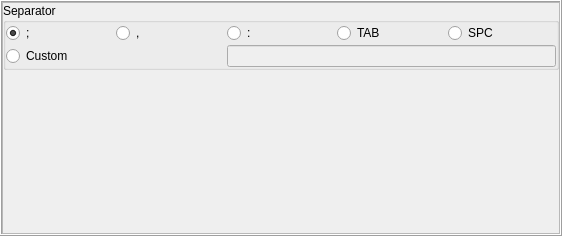
<?xml version="1.0" encoding="UTF-8"?>
<ui version="4.0">
 <class>CSVWriterConfigPanelGUI</class>
 <widget class="QFrame" name="CSVWriterConfigPanelGUI">
  <property name="geometry">
   <rect>
    <x>0</x>
    <y>0</y>
    <width>562</width>
    <height>236</height>
   </rect>
  </property>
  <property name="windowTitle">
   <string/>
  </property>
  <property name="frameShape">
   <enum>QFrame::Box</enum>
  </property>
  <property name="frameShadow">
   <enum>QFrame::Raised</enum>
  </property>
  <layout class="QVBoxLayout" name="verticalLayout">
   <property name="spacing">
    <number>2</number>
   </property>
   <property name="leftMargin">
    <number>0</number>
   </property>
   <property name="topMargin">
    <number>0</number>
   </property>
   <property name="rightMargin">
    <number>0</number>
   </property>
   <property name="bottomMargin">
    <number>0</number>
   </property>
   <item>
    <layout class="QGridLayout" name="gridLayout">
     <property name="sizeConstraint">
      <enum>QLayout::SetMaximumSize</enum>
     </property>
     <property name="leftMargin">
      <number>0</number>
     </property>
     <property name="topMargin">
      <number>0</number>
     </property>
     <property name="rightMargin">
      <number>0</number>
     </property>
     <property name="bottomMargin">
      <number>0</number>
     </property>
     <property name="spacing">
      <number>3</number>
     </property>
     <item row="0" column="0" rowspan="2" colspan="2">
      <widget class="QFrame" name="frame">
       <property name="frameShape">
        <enum>QFrame::StyledPanel</enum>
       </property>
       <property name="frameShadow">
        <enum>QFrame::Raised</enum>
       </property>
       <layout class="QVBoxLayout" name="verticalLayout_2">
        <property name="spacing">
         <number>2</number>
        </property>
        <property name="leftMargin">
         <number>0</number>
        </property>
        <property name="topMargin">
         <number>0</number>
        </property>
        <property name="rightMargin">
         <number>0</number>
        </property>
        <property name="bottomMargin">
         <number>0</number>
        </property>
        <item alignment="Qt::AlignTop">
         <widget class="QGroupBox" name="groupBox">
          <property name="title">
           <string>Separator</string>
          </property>
          <layout class="QGridLayout" name="gridLayout_3" rowstretch="0,0">
           <property name="leftMargin">
            <number>0</number>
           </property>
           <property name="topMargin">
            <number>0</number>
           </property>
           <property name="rightMargin">
            <number>0</number>
           </property>
           <property name="bottomMargin">
            <number>0</number>
           </property>
           <property name="spacing">
            <number>2</number>
           </property>
           <item row="0" column="2">
            <widget class="QRadioButton" name="mSeparatorColonBtn">
             <property name="text">
              <string>:</string>
             </property>
             <attribute name="buttonGroup">
              <string notr="true">mSeparatorGroup</string>
             </attribute>
            </widget>
           </item>
           <item row="0" column="4" alignment="Qt::AlignLeft">
            <widget class="QRadioButton" name="mSeparatorSpaceBtn">
             <property name="text">
              <string>SPC</string>
             </property>
             <attribute name="buttonGroup">
              <string notr="true">mSeparatorGroup</string>
             </attribute>
            </widget>
           </item>
           <item row="0" column="3" alignment="Qt::AlignLeft">
            <widget class="QRadioButton" name="mSeparatorTabBtn">
             <property name="text">
              <string>TAB</string>
             </property>
             <attribute name="buttonGroup">
              <string notr="true">mSeparatorGroup</string>
             </attribute>
            </widget>
           </item>
           <item row="0" column="0">
            <widget class="QRadioButton" name="mSeparatorSemicolonBtn">
             <property name="text">
              <string>;</string>
             </property>
             <property name="checked">
              <bool>true</bool>
             </property>
             <attribute name="buttonGroup">
              <string notr="true">mSeparatorGroup</string>
             </attribute>
            </widget>
           </item>
           <item row="0" column="1">
            <widget class="QRadioButton" name="mSeparatorCommaBtn">
             <property name="text">
              <string>,</string>
             </property>
             <attribute name="buttonGroup">
              <string notr="true">mSeparatorGroup</string>
             </attribute>
            </widget>
           </item>
           <item row="1" column="0" colspan="2">
            <widget class="QRadioButton" name="mSeparatorCustomBtn">
             <property name="text">
              <string>Custom</string>
             </property>
             <attribute name="buttonGroup">
              <string notr="true">mSeparatorGroup</string>
             </attribute>
            </widget>
           </item>
           <item row="1" column="2" colspan="3">
            <widget class="QLineEdit" name="mSeparatorCustomTxt">
             <property name="enabled">
              <bool>false</bool>
             </property>
             <property name="maxLength">
              <number>1</number>
             </property>
            </widget>
           </item>
          </layout>
         </widget>
        </item>
       </layout>
      </widget>
     </item>
    </layout>
   </item>
  </layout>
 </widget>
 <resources/>
 <connections>
  <connection>
   <sender>mSeparatorCustomBtn</sender>
   <signal>toggled(bool)</signal>
   <receiver>mSeparatorCustomTxt</receiver>
   <slot>setEnabled(bool)</slot>
   <hints>
    <hint type="sourcelabel">
     <x>62</x>
     <y>127</y>
    </hint>
    <hint type="destinationlabel">
     <x>388</x>
     <y>54</y>
    </hint>
   </hints>
  </connection>
 </connections>
 <buttongroups>
  <buttongroup name="mSeparatorGroup"/>
 </buttongroups>
</ui>
